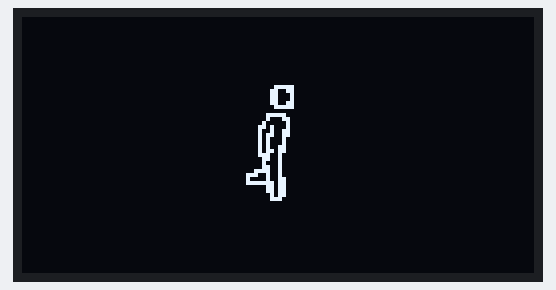
A sketch run on a simulated Arduino Uno, built with avr-gcc and run on an emulated ATmega328P. On the bench: 128×64 one-colour display.

Above: at 0.53 s.
At 2.76 s:
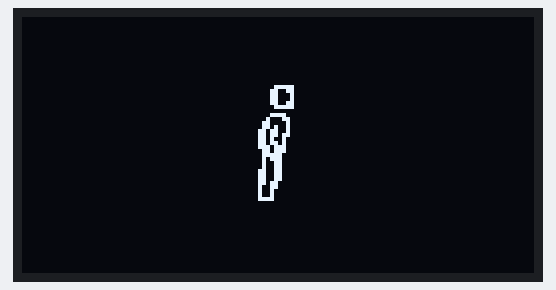
At 5.3 s:
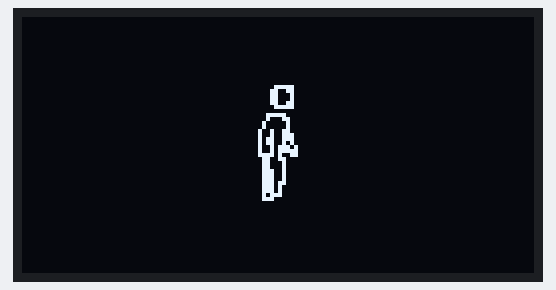
At 9.74 s:
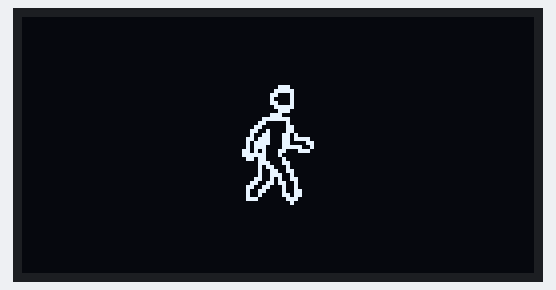
At 14.19 s:
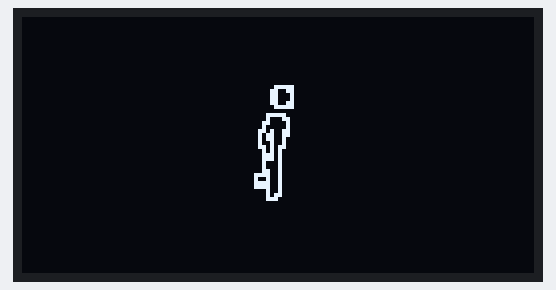
At 18.63 s:
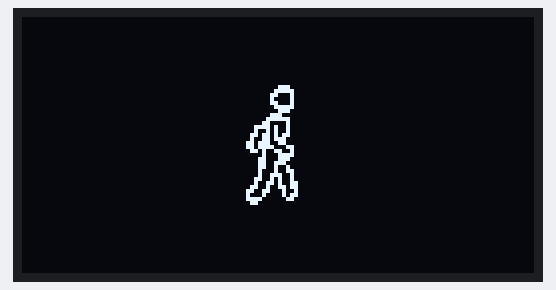

The sketch:

Walking_Man.ino
```cpp
#include <Wire.h>
#include <Adafruit_GFX.h>
#include <Adafruit_SSD1306.h>

#define SCREEN_I2C_ADDR 0x3C

#define SCREEN_WIDTH 128
#define SCREEN_HEIGHT 64
#define OLED_RST_PIN -1

Adafruit_SSD1306 display(SCREEN_WIDTH, SCREEN_HEIGHT, &Wire, OLED_RST_PIN);


// ================= WALKING ANIMATION =================

#define FRAME_DELAY 10
#define FRAME_WIDTH 32
#define FRAME_HEIGHT 32
#define FRAME_COUNT (sizeof(frames) / sizeof(frames[0]))


// ================= ANIMATION FRAMES =================

const byte PROGMEM frames[][128] = {

  {0,0,0,0,0,0,224,0,0,1,240,0,0,3,16,0,0,2,16,0,0,3,16,0,0,1,240,0,0,0,224,0,0,3,128,0,0,15,224,0,0,24,32,0,0,48,48,0,0,100,56,0,0,204,108,0,0,156,103,128,1,172,112,128,1,40,94,128,1,104,195,128,1,216,128,0,1,152,64,0,0,28,96,0,0,22,48,0,0,19,16,0,0,51,152,0,0,38,216,0,0,68,200,0,0,204,72,0,1,152,76,0,1,16,108,0,1,224,56,0,0,192,48,0,0,0,0,0},

  {0,0,0,0,0,0,224,0,0,1,240,0,0,3,16,0,0,2,16,0,0,3,16,0,0,1,240,0,0,0,224,0,0,3,128,0,0,15,224,0,0,24,32,0,0,48,48,0,0,100,56,0,0,204,108,0,0,156,103,0,1,188,112,128,1,40,92,128,1,104,199,128,1,88,128,0,1,152,192,0,0,28,96,0,0,22,48,0,0,19,16,0,0,51,144,0,0,38,152,0,0,68,200,0,0,204,72,0,1,152,76,0,1,16,108,0,1,224,56,0,0,64,48,0,0,0,0,0},

  {0,0,0,0,0,0,224,0,0,1,240,0,0,3,16,0,0,2,16,0,0,3,16,0,0,1,240,0,0,0,224,0,0,3,128,0,0,15,224,0,0,24,32,0,0,48,48,0,0,100,48,0,0,76,104,0,0,220,111,0,0,188,97,128,0,184,124,128,1,168,199,0,1,248,128,0,0,216,64,0,0,28,96,0,0,22,32,0,0,19,48,0,0,19,144,0,0,50,152,0,0,102,200,0,0,204,72,0,0,152,76,0,0,144,108,0,0,224,56,0,0,0,16,0,0,0,0,0},

  {0,0,0,0,0,0,224,0,0,1,240,0,0,3,16,0,0,2,16,0,0,3,16,0,0,1,240,0,0,0,224,0,0,3,128,0,0,15,224,0,0,24,32,0,0,48,48,0,0,100,48,0,0,76,120,0,0,92,78,0,0,220,99,0,0,152,121,0,0,184,223,0,0,184,128,0,0,248,192,0,0,28,96,0,0,30,32,0,0,26,48,0,0,19,16,0,0,51,144,0,0,102,152,0,0,204,200,0,0,136,76,0,0,144,108,0,0,224,56,0,0,0,0,0,0,0,0,0},

  {0,0,0,0,0,0,224,0,0,1,240,0,0,3,16,0,0,2,16,0,0,3,16,0,0,1,240,0,0,0,192,0,0,7,192,0,0,12,96,0,0,24,32,0,0,48,48,0,0,36,48,0,0,108,112,0,0,76,88,0,0,88,102,0,0,88,227,0,0,216,255,0,0,216,134,0,0,248,64,0,0,28,64,0,0,30,96,0,0,26,32,0,0,27,48,0,0,51,16,0,0,98,152,0,0,68,200,0,0,140,76,0,0,216,108,0,0,96,56,0,0,0,0,0,0},

  {0,0,0,0,0,0,224,0,0,1,240,0,0,3,16,0,0,2,16,0,0,3,16,0,0,1,240,0,0,0,0,0,0,7,192,0,0,12,96,0,0,8,32,0,0,16,32,0,0,54,32,0,0,44,112,0,0,108,88,0,0,104,76,0,0,72,228,0,0,88,220,0,0,88,128,0,0,120,192,0,0,12,64,0,0,12,64,0,0,14,96,0,0,26,32,0,0,51,48,0,0,103,16,0,0,205,144,0,0,216,152,0,0,96,216,0,0,0,112,0,0,0,0,0,0,0,0,0},

  {0,0,0,0,0,1,224,0,0,3,176,0,0,3,16,0,0,2,16,0,0,3,16,0,0,1,240,0,0,0,0,0,0,7,192,0,0,12,96,0,0,8,32,0,0,24,32,0,0,54,96,0,0,36,96,0,0,44,112,0,0,44,80,0,0,40,232,0,0,40,248,0,0,56,128,0,0,56,192,0,0,12,64,0,0,12,64,0,0,14,64,0,0,58,64,0,0,98,32,0,0,207,32,0,0,217,32,0,0,113,48,0,0,1,176,0,0,0,224,0,0,0,0,0,0,0,0},

  {0,0,0,0,0,1,224,0,0,3,176,0,0,3,16,0,0,3,16,0,0,3,48,0,0,1,240,0,0,0,0,0,0,7,192,0,0,4,96,0,0,8,32,0,0,26,32,0,0,18,96,0,0,52,96,0,0,52,96,0,0,52,96,0,0,52,224,0,0,52,224,0,0,28,128,0,0,24,128,0,0,12,192,0,0,12,192,0,0,28,64,0,0,118,64,0,0,198,64,0,0,158,64,0,0,114,96,0,0,3,96,0,0,3,96,0,0,1,192,0,0,0,0,0,0,0,0,0},

  {0,0,0,0,0,1,240,0,0,3,48,0,0,3,16,0,0,3,16,0,0,3,48,0,0,1,240,0,0,0,0,0,0,7,192,0,0,4,96,0,0,8,32,0,0,26,32,0,0,18,96,0,0,22,96,0,0,20,64,0,0,20,64,0,0,20,192,0,0,22,192,0,0,28,128,0,0,12,128,0,0,8,128,0,0,12,128,0,0,60,128,0,0,228,128,0,0,132,192,0,0,254,192,0,0,6,192,0,0,6,192,0,0,2,192,0,0,3,128,0,0,0,0,0,0,0,0,0},

  {0,0,0,0,0,1,240,0,0,3,48,0,0,3,16,0,0,3,16,0,0,3,48,0,0,1,240,0,0,0,0,0,0,7,192,0,0,4,96,0,0,12,32,0,0,8,32,0,0,26,96,0,0,22,96,0,0,22,64,0,0,18,64,0,0,26,192,0,0,10,128,0,0,14,128,0,0,14,128,0,0,8,128,0,0,8,128,0,0,12,128,0,0,60,128,0,0,36,128,0,0,60,128,0,0,60,128,0,0,4,128,0,0,5,128,0,0,7,0,0,0,0,0,0,0,0,0,0},

  {0,0,0,0,0,1,240,0,0,3,48,0,0,3,16,0,0,3,16,0,0,3,48,0,0,1,240,0,0,0,0,0,0,3,192,0,0,4,96,0,0,12,32,0,0,8,32,0,0,11,96,0,0,26,96,0,0,26,64,0,0,26,64,0,0,11,192,0,0,13,128,0,0,15,128,0,0,15,128,0,0,8,128,0,0,9,128,0,0,9,128,0,0,9,128,0,0,25,128,0,0,25,0,0,0,9,0,0,0,9,0,0,0,9,0,0,0,15,0,0,0,0,0,0,0,0,0},

  {0,0,0,0,0,1,240,0,0,3,48,0,0,3,16,0,0,3,16,0,0,3,48,0,0,1,240,0,0,0,0,0,0,3,192,0,0,4,96,0,0,12,32,0,0,13,32,0,0,27,32,0,0,27,96,0,0,26,64,0,0,27,64,0,0,29,192,0,0,13,192,0,0,15,128,0,0,11,128,0,0,9,128,0,0,9,128,0,0,25,128,0,0,25,128,0,0,25,128,0,0,27,0,0,0,19,0,0,0,18,0,0,0,18,0,0,0,30,0,0,0,0,0,0,0,0,0},

  {0,0,0,0,0,1,224,0,0,3,176,0,0,3,16,0,0,2,16,0,0,3,16,0,0,1,240,0,0,0,0,0,0,3,192,0,0,4,96,0,0,12,32,0,0,13,32,0,0,25,32,0,0,57,96,0,0,59,64,0,0,41,64,0,0,61,192,0,0,30,192,0,0,10,192,0,0,27,128,0,0,25,128,0,0,25,192,0,0,19,64,0,0,19,64,0,0,18,192,0,0,18,128,0,0,51,128,0,0,55,0,0,0,38,0,0,0,60,0,0,0,0,0,0},

  {0,0,0,0,0,0,224,0,0,1,240,0,0,3,16,0,0,2,16,0,0,3,16,0,0,1,240,0,0,0,0,0,0,3,128,0,0,7,224,0,0,12,32,0,0,29,32,0,0,61,32,0,0,45,96,0,0,105,64,0,0,77,192,0,0,126,192,0,0,58,64,0,0,9,64,0,0,25,192,0,0,25,192,0,0,25,64,0,0,17,96,0,0,19,96,0,0,19,64,0,0,51,64,0,0,39,64,0,0,37,192,0,0,36,0,0,0,56,0,0,0,16,0,0,0,0,0,0},

  {0,0,0,0,0,0,224,0,0,1,240,0,0,3,16,0,0,2,16,0,0,3,16,0,0,1,240,0,0,0,0,0,0,3,128,0,0,7,224,0,0,28,32,0,0,61,32,0,0,45,32,0,0,109,96,0,0,77,192,0,0,92,192,0,0,94,96,0,0,123,32,0,0,9,224,0,0,8,224,0,0,25,192,0,0,25,96,0,0,17,32,0,0,19,32,0,0,19,32,0,0,55,160,0,0,37,160,0,0,108,160,0,0,72,224,0,0,120,0,0,0,48,0,0,0,0,0,0},

  {0,0,0,0,0,0,224,0,0,1,240,0,0,3,16,0,0,2,16,0,0,3,16,0,0,1,240,0,0,0,224,0,0,3,128,0,0,15,224,0,0,28,32,0,0,61,32,0,0,109,32,0,0,77,96,0,0,93,192,0,0,220,192,0,0,222,96,0,0,121,144,0,0,8,240,0,0,24,224,0,0,25,192,0,0,25,96,0,0,17,32,0,0,19,176,0,0,51,144,0,0,38,144,0,0,100,144,0,0,76,208,0,0,200,112,0,0,240,96,0,0,96,0,0,0,0,0,0},

  {0,0,0,0,0,0,224,0,0,1,240,0,0,3,16,0,0,2,16,0,0,3,16,0,0,1,240,0,0,0,224,0,0,3,128,0,0,7,224,0,0,12,32,0,0,61,32,0,0,37,32,0,0,109,96,0,0,77,192,0,0,220,192,0,0,222,48,0,0,105,144,0,0,8,240,0,0,24,224,0,0,25,192,0,0,25,32,0,0,17,48,0,0,19,144,0,0,50,144,0,0,38,152,0,0,100,216,0,0,204,72,0,0,136,88,0,0,240,48,0,0,96,0,0,0,0,0,0},

  {0,0,0,0,0,0,224,0,0,1,240,0,0,3,16,0,0,2,16,0,0,3,16,0,0,1,240,0,0,0,224,0,0,3,128,0,0,7,224,0,0,12,32,0,0,13,32,0,0,53,32,0,0,109,96,0,0,77,192,0,0,220,192,0,0,255,32,0,0,105,176,0,0,8,240,0,0,24,224,0,0,25,192,0,0,25,96,0,0,25,32,0,0,19,48,0,0,51,144,0,0,38,144,0,0,100,152,0,0,204,200,0,0,216,88,0,0,112,48,0,0,32,0,0,0,0,0,0},

  {0,0,0,0,0,0,224,0,0,1,240,0,0,3,16,0,0,2,16,0,0,3,16,0,0,1,240,0,0,0,192,0,0,3,192,0,0,4,96,0,0,12,32,0,0,13,32,0,0,13,32,0,0,29,96,0,0,29,192,0,0,28,192,0,0,62,96,0,0,25,32,0,0,8,224,0,0,8,192,0,0,25,192,0,0,25,224,0,0,25,32,0,0,25,32,0,0,19,48,0,0,35,144,0,0,100,144,0,0,76,152,0,0,216,216,0,0,112,112,0,0,0,0,0,0},

  {0,0,0,0,0,0,224,0,0,1,240,0,0,3,16,0,0,2,16,0,0,3,16,0,0,1,240,0,0,0,224,0,0,3,128,0,0,7,224,0,0,12,32,0,0,13,32,0,0,13,32,0,0,13,96,0,0,13,192,0,0,12,192,0,0,14,192,0,0,11,64,0,0,9,192,0,0,8,128,0,0,8,192,0,0,9,192,0,0,9,224,0,0,25,32,0,0,19,32,0,0,35,48,0,0,101,144,0,0,76,144,0,0,120,208,0,0,32,112,0,0,0,0,0,0},

  {0,0,0,0,0,0,224,0,0,1,240,0,0,3,16,0,0,2,16,0,0,3,16,0,0,1,240,0,0,0,192,0,0,3,192,0,0,4,96,0,0,12,32,0,0,13,32,0,0,9,32,0,0,11,96,0,0,9,64,0,0,13,192,0,0,12,192,0,0,14,192,0,0,11,128,0,0,8,128,0,0,8,192,0,0,8,192,0,0,8,192,0,0,9,224,0,0,19,32,0,0,35,32,0,0,69,48,0,0,121,144,0,0,48,144,0,0,0,240,0,0,0,0,0,0},

  {0,0,0,0,0,1,224,0,0,3,176,0,0,3,16,0,0,2,16,0,0,3,16,0,0,1,240,0,0,0,0,0,0,3,192,0,0,4,96,0,0,12,32,0,0,9,32,0,0,11,32,0,0,10,96,0,0,11,96,0,0,9,96,0,0,13,224,0,0,13,224,0,0,15,224,0,0,8,224,0,0,8,128,0,0,8,128,0,0,12,192,0,0,12,192,0,0,9,192,0,0,27,64,0,0,18,64,0,0,23,96,0,0,29,96,0,0,1,192,0,0,0,0,0,0,0,0,0},

  {0,0,0,0,0,1,240,0,0,3,176,0,0,3,16,0,0,3,16,0,0,3,48,0,0,1,240,0,0,0,0,0,0,7,192,0,0,4,96,0,0,12,32,0,0,9,32,0,0,27,96,0,0,18,96,0,0,18,112,0,0,26,112,0,0,11,208,0,0,11,208,0,0,14,240,0,0,8,128,0,0,8,192,0,0,12,192,0,0,4,192,0,0,4,192,0,0,4,128,0,0,13,128,0,0,9,128,0,0,15,128,0,0,6,128,0,0,3,0,0,0,0,0,0,0,0,0,0},

  {0,0,0,0,0,1,240,0,0,3,48,0,0,3,16,0,0,3,16,0,0,3,48,0,0,1,240,0,0,0,0,0,0,7,192,0,0,4,96,0,0,8,32,0,0,8,32,0,0,18,96,0,0,18,112,0,0,22,112,0,0,22,80,0,0,18,232,0,0,18,248,0,0,30,152,0,0,12,192,0,0,12,64,0,0,12,64,0,0,14,64,0,0,14,64,0,0,14,64,0,0,14,192,0,0,14,128,0,0,14,128,0,0,11,128,0,0,14,0,0,0,0,0,0,0,0,0,0},

  {0,0,0,0,0,1,240,0,0,3,48,0,0,3,16,0,0,3,16,0,0,3,48,0,0,1,240,0,0,0,0,0,0,7,192,0,0,12,96,0,0,8,32,0,0,24,32,0,0,18,112,0,0,38,112,0,0,36,80,0,0,36,76,0,0,44,228,0,0,44,156,0,0,56,140,0,0,24,192,0,0,12,64,0,0,14,96,0,0,11,32,0,0,11,32,0,0,27,32,0,0,19,96,0,0,19,96,0,0,23,64,0,0,21,192,0,0,28,128,0,0,0,0,0,0,0,0,0},

  {0,0,0,0,0,1,240,0,0,3,176,0,0,3,16,0,0,3,16,0,0,3,48,0,0,1,240,0,0,0,0,0,0,7,192,0,0,12,96,0,0,8,32,0,0,16,48,0,0,38,48,0,0,108,112,0,0,108,92,0,0,72,102,0,0,88,227,0,0,88,223,0,0,120,134,0,0,56,64,0,0,12,64,0,0,30,32,0,0,27,32,0,0,27,32,0,0,19,160,0,0,55,160,0,0,37,176,0,0,100,176,0,0,104,160,0,0,56,224,0,0,0,0,0,0,0,0,0},

  {0,0,0,0,0,1,224,0,0,3,176,0,0,3,16,0,0,2,16,0,0,3,16,0,0,1,240,0,0,0,0,0,0,3,128,0,0,15,224,0,0,24,32,0,0,48,48,0,0,100,48,0,0,76,120,0,0,92,110,0,0,220,99,0,0,152,249,0,0,184,207,0,0,248,192,0,0,88,64,0,0,28,96,0,0,22,32,0,0,19,48,0,0,19,144,0,0,50,144,0,0,102,144,0,0,76,144,0,0,200,216,0,0,152,88,0,0,112,112,0,0,0,0,0,0,0,0},

  {0,0,0,0,0,0,224,0,0,1,240,0,0,3,16,0,0,2,16,0,0,3,16,0,0,1,240,0,0,0,224,0,0,3,128,0,0,15,224,0,0,24,32,0,0,48,48,0,0,100,56,0,0,204,108,0,0,156,103,0,0,188,113,128,1,168,92,128,1,40,199,0,1,216,128,0,0,216,192,0,0,28,96,0,0,22,48,0,0,19,16,0,0,51,144,0,0,38,152,0,0,100,200,0,0,204,72,0,0,152,72,0,1,144,72,0,0,224,120,0,0,64,16,0,0,0,0,0}
};


// ================= SETUP =================

void setup() {

  if (!display.begin(SSD1306_SWITCHCAPVCC, SCREEN_I2C_ADDR)) {
    while (1);
  }

  display.clearDisplay();
  display.display();
}


// ================= ANIMATION =================

int frame = 0;

void loop() {

  display.clearDisplay();

  display.drawBitmap(
    48,
    16,
    frames[frame],
    FRAME_WIDTH,
    FRAME_HEIGHT,
    SSD1306_WHITE
  );

  display.display();

  frame = (frame + 1) % FRAME_COUNT;

  delay(FRAME_DELAY);
}
```

Measured:
- by itself, everything shown: repeats every 17.8 s, in 56 steps
